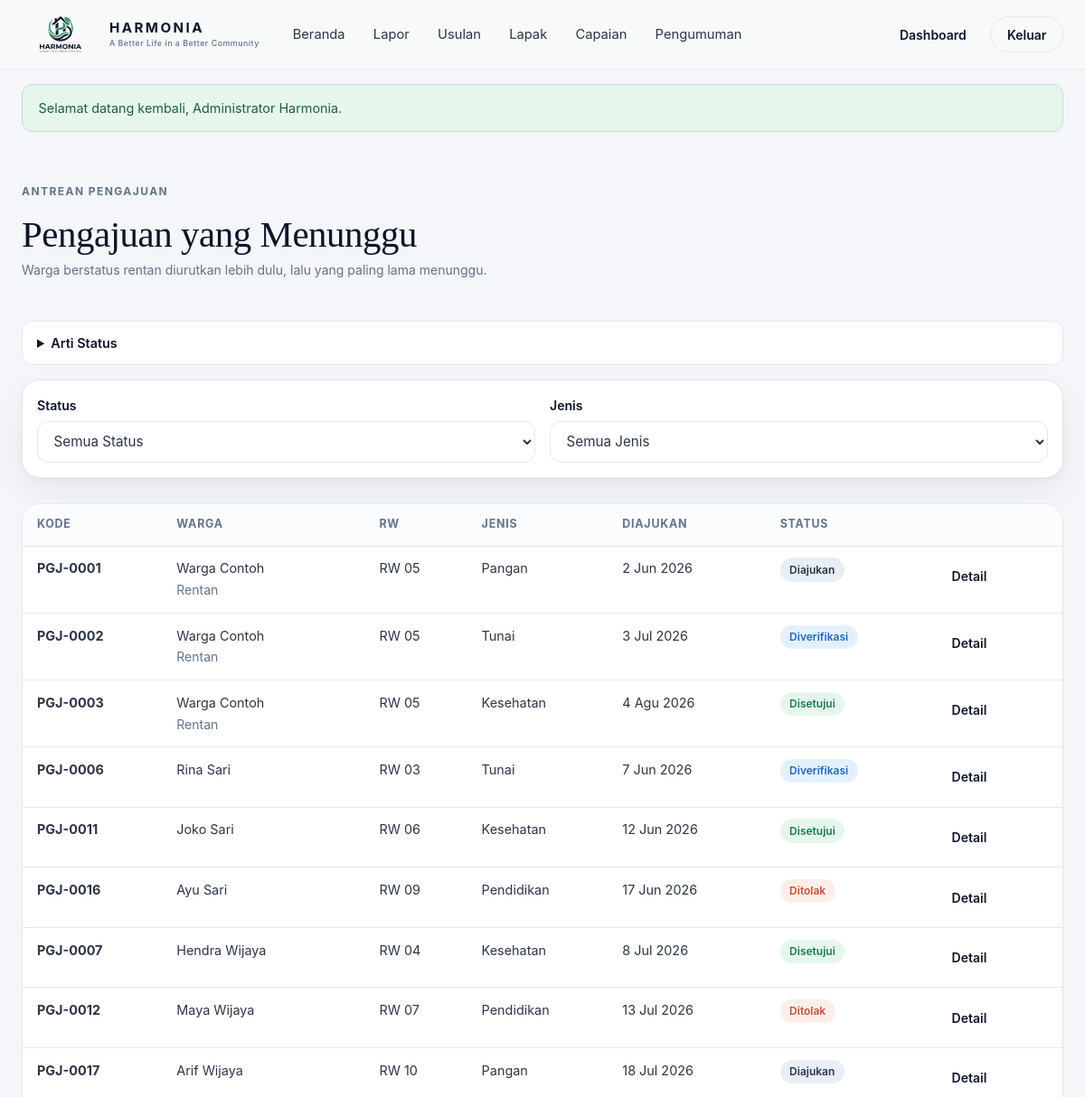
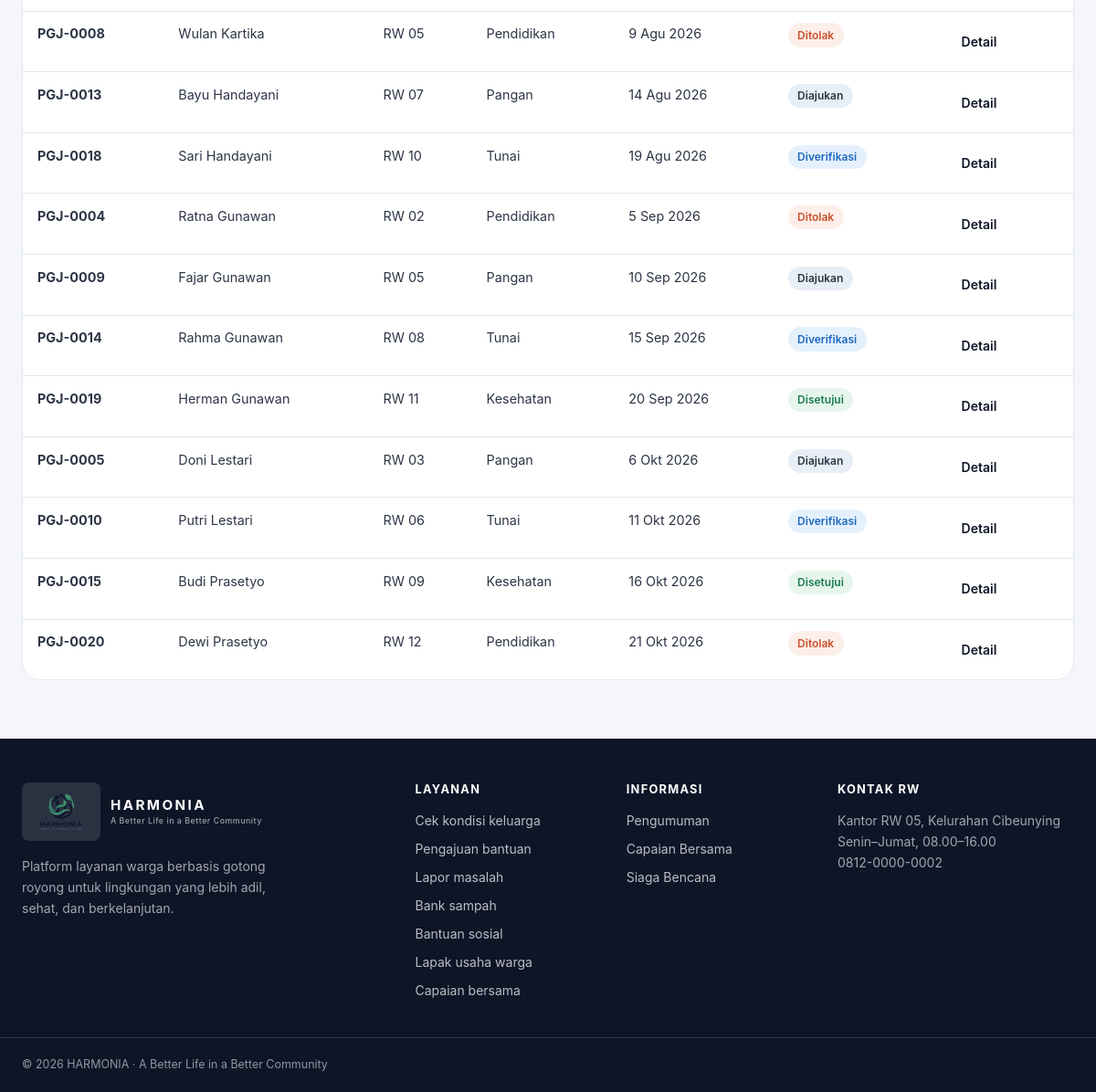
Page /bantuan/index.php (signed in) on the committed database (2 pictures, top to bottom).
### tables this page shows
CREATE TABLE aid_requests (
  id INT AUTO_INCREMENT PRIMARY KEY,
  user_id INT NOT NULL,
  check_id INT NULL,
  jenis ENUM('pangan','tunai','kesehatan','pendidikan') NOT NULL,
  alasan TEXT NOT NULL,
  status ENUM('diajukan','diverifikasi','disetujui','ditolak') NOT NULL DEFAULT 'diajukan',
  catatan_petugas TEXT NULL,
  processed_by INT NULL,
  created_at DATETIME DEFAULT CURRENT_TIMESTAMP,
  updated_at DATETIME DEFAULT CURRENT_TIMESTAMP ON UPDATE CURRENT_TIMESTAMP,
  FOREIGN KEY (user_id) REFERENCES users(id) ON DELETE CASCADE,
  FOREIGN KEY (check_id) REFERENCES family_checks(id) ON DELETE SET NULL,
  FOREIGN KEY (processed_by) REFERENCES users(id) ON DELETE SET NULL,
  INDEX idx_status (status)
);

CREATE TABLE users (
  id INT AUTO_INCREMENT PRIMARY KEY,
  nama VARCHAR(80) NOT NULL,
  email VARCHAR(100) NOT NULL UNIQUE,
  password_hash VARCHAR(255) NOT NULL,
  role ENUM('warga','petugas','admin') NOT NULL DEFAULT 'warga',
  rw_id INT NULL,
  no_hp VARCHAR(20) NULL,
  foto VARCHAR(120) NULL,
  created_at DATETIME DEFAULT CURRENT_TIMESTAMP,
  FOREIGN KEY (rw_id) REFERENCES rw(id) ON DELETE SET NULL
);

CREATE TABLE family_checks (
  id INT AUTO_INCREMENT PRIMARY KEY,
  user_id INT NOT NULL,
  jumlah_orang TINYINT UNSIGNED NOT NULL,
  pengeluaran_bulanan INT UNSIGNED NOT NULL,
  per_kapita INT UNSIGNED NOT NULL,
  status ENUM('rentan','dipantau','cukup') NOT NULL,
  created_at DATETIME DEFAULT CURRENT_TIMESTAMP,
  FOREIGN KEY (user_id) REFERENCES users(id) ON DELETE CASCADE,
  INDEX idx_user_waktu (user_id, created_at)
);

CREATE TABLE rw (
  id INT AUTO_INCREMENT PRIMARY KEY,
  nama VARCHAR(30) NOT NULL,
  kelurahan VARCHAR(60) NOT NULL,
  created_at DATETIME DEFAULT CURRENT_TIMESTAMP
);

### config/auth.php (called while the page is built, shortened)
<?php
require_once ROOT_DIR . '/includes/helpers.php';
function user(): ?array
{
    return $_SESSION['user'] ?? null;
}
function require_login(): array
{
    $u = user();
    return $u;
}

### bantuan/index.php (the view, shortened to what this page needs)
<?php
require_once __DIR__ . '/../config/auth.php';
$u = require_login();
$sql = 'SELECT a.*, us.nama AS warga, rw.nama AS rw, fc.status AS cek_status
    FROM aid_requests a
    JOIN users us ON us.id = a.user_id
    LEFT JOIN rw ON rw.id = us.rw_id
    LEFT JOIN family_checks fc ON fc.id = a.check_id';
$params = [];
if ($u['role'] === 'warga') {
    $sql .= ' ORDER BY a.created_at DESC';
} else {
    $sql .= " ORDER BY FIELD(fc.status, 'rentan', 'dipantau', 'cukup') DESC, a.created_at ASC";
}
$st = $pdo->prepare($sql);
$st->execute($params);
$data = $st->fetchAll();
?>
<?php include ROOT_DIR . '/includes/header.php'; ?>
<section class="dash">
    <div class="container">
        <div class="dash__head">
            <div>
                <p class="eyebrow"><?= $u['role'] === 'warga' ? 'Pengajuan saya' : 'Antrean pengajuan' ?></p>
                <h1><?= $u['role'] === 'warga' ? 'Bantuan yang Saya Ajukan' : 'Pengajuan yang Menunggu' ?></h1>
                <p class="small"><?= $u['role'] === 'warga' ? 'Pantau status dan catatan petugas.' : 'Warga berstatus rentan diurutkan lebih dulu, lalu yang paling lama menunggu.' ?></p>
            </div>
        </div>
        <?php include ROOT_DIR . '/includes/legenda_status.php'; ?>
        <form method="get" class="form-card" style="padding:1rem">
            <div class="form-grid">
                <div class="field" style="margin-bottom:0">
                    <label for="status">Status</label>
                    <select id="status" name="status" onchange="this.form.submit()">
                        <option value="">Semua Status</option>
                    </select>
                </div>
                <div class="field" style="margin-bottom:0">
                    <label for="jenis">Jenis</label>
                    <select id="jenis" name="jenis" onchange="this.form.submit()">
                        <option value="">Semua Jenis</option>
                    </select>
                </div>
            </div>
        </form>
        <?php if ($data) : ?>
            <div class="table-wrap mt-3">
                <table class="data">
                    <thead><tr>
                        <th>Kode</th>
                        <?php if ($u['role'] !== 'warga') : ?><th>Warga</th><th>RW</th><?php endif; ?>
                        <th>Jenis</th><th>Diajukan</th><th>Status</th><th></th>
                    </tr></thead>
                    <tbody>
                    <?php foreach ($data as $a) : ?>
                        <tr>
                            <td><b><?= kode_pengajuan((int)$a['id']) ?></b></td>
                            <?php if ($u['role'] !== 'warga') : ?>
                                <td><?= e($a['warga']) ?><?= $a['cek_status'] ? '<br><span class="small muted">' . e(STATUS_LABEL[$a['cek_status']] ?? $a['cek_status']) . '</span>' : '' ?></td>
                                <td><?= e($a['rw'] ?? '-') ?></td>
                            <?php endif; ?>
                            <td><?= ucfirst(e($a['jenis'])) ?></td>
                            <td><?= tanggal($a['created_at']) ?></td>
                            <td><?= status_chip($a['status']) ?></td>
                            <td><a class="btn btn--ghost btn--sm" href="<?= BASE ?>/bantuan/detail.php?id=<?= (int)$a['id'] ?>">Detail</a></td>
                        </tr>
                    <?php endforeach; ?>
                    </tbody>
                </table>
            </div>
        <?php else : ?>
            <div class="empty mt-3"><b>Belum Ada Pengajuan</b><?= $u['role'] === 'warga' ? 'Mulai dengan mengecek kondisi keluarga.' : 'Antrean kosong untuk filter ini.' ?></div>
        <?php endif; ?>
    </div>
</section>
<?php include ROOT_DIR . '/includes/footer.php'; ?>

### includes/helpers.php (shortened to what this page needs)
<?php
function e($v): string
{
    return htmlspecialchars((string)$v, ENT_QUOTES, 'UTF-8');
}
function tanggal(?string $dt, bool $dengan_jam = false): string
{
    $bulan = [1 => 'Jan', 'Feb', 'Mar', 'Apr', 'Mei', 'Jun', 'Jul', 'Agu', 'Sep', 'Okt', 'Nov', 'Des'];
    $t = strtotime($dt);
    return date('j', $t) . ' ' . $bulan[(int)date('n', $t)] . ' ' . date('Y', $t) . ($dengan_jam ? ' ' . date('H:i', $t) : '');
}
function status_chip(string $status): string
{
    $nada = match ($status) {
        'selesai', 'disetujui', 'tayang', 'tercapai', 'diteruskan', 'aman', 'dicairkan' => 'ok',
        'ditolak', 'butuh_bantuan', 'rentan' => 'warn',
        'diproses', 'diverifikasi', 'dipantau' => 'info',
        default => 'netral',
    };
    return '<span class="chip chip--' . $nada . '">' . e(STATUS_LABEL[$status] ?? $status) . '</span>';
}
function kode_pengajuan(int $id): string
{
    return 'PGJ-' . str_pad((string)$id, 4, '0', STR_PAD_LEFT);
}

### assets/css/style.css (style rules this page uses)
:root { --lime: #B8F53B; --lime-dark: #84cc16; --navy: #0D1527; --navy-hover: #16223D; --slate: #2C3545; --muted: #64748B; --bg: #F4F6F9; --hero: #E8EEF5; --border: #E2E8F0; --white: #fff; --sage: #E7F6ED; --sage-ink: #1B7A53; --sky: #E4F1FD; --sky-ink: #1D68BD; --peach: #FDEEE9; --peach-ink: #C8502B; --lavender: #EFEBF9; --lavender-ink: #6D32D8; --radius: 20px; --radius-sm: 12px; --shadow-soft: 0 16px 36px rgba(13, 21, 39, .06), 0 2px 6px rgba(13, 21, 39, .03); --shadow-lift: 0 24px 48px rgba(13, 21, 39, .12), 0 6px 14px rgba(13, 21, 39, .05); --serif: Georgia, "Times New Roman", Times, serif; --sans: -apple-system, BlinkMacSystemFont, "Segoe UI", Roboto, Helvetica, Arial, sans-serif; }
* { box-sizing: border-box; }
html { scroll-behavior: smooth; }
body { margin: 0; background: var(--bg); color: var(--slate); font: 400 1rem/1.65 var(--sans); -webkit-font-smoothing: antialiased; }
a { color: var(--navy); text-decoration: none; }
h1, h2, h3 { font-family: var(--serif); font-weight: 400; color: var(--navy); line-height: 1.18; margin: 0 0 .6rem; letter-spacing: -.01em; }
h1 { font-size: clamp(2.4rem, 5vw, 4rem); }
p { margin: 0 0 1rem; color: var(--muted); }
.container { width: 100%; max-width: 1240px; margin: 0 auto; padding: 0 1.5rem; }
.eyebrow { font-size: .75rem; font-weight: 700; letter-spacing: .12em; text-transform: uppercase; color: var(--muted); margin: 0 0 .9rem; }
.muted { color: var(--muted); }
.small { font-size: .875rem; }
.mt-3 { margin-top: 1.75rem; }
.btn { display: inline-flex; align-items: center; justify-content: center; gap: .5rem; min-height: 44px; padding: .75rem 1.5rem; border-radius: 9999px; border: 1px solid transparent; font: 600 .95rem var(--sans); cursor: pointer; transition: transform .18s ease, box-shadow .18s ease, background .18s ease, color .18s ease; }
.btn--ghost { background: transparent; color: var(--navy); }
.btn--sm { min-height: 40px; padding: .5rem 1.1rem; font-size: .875rem; }
.chip { display: inline-flex; align-items: center; gap: .35rem; padding: .2rem .65rem; border-radius: 9999px; font-size: .75rem; font-weight: 600; white-space: nowrap; }
.chip--netral { background: var(--hero); color: var(--slate); }
.chip--ok { background: var(--sage); color: var(--sage-ink); }
.chip--info { background: var(--sky); color: var(--sky-ink); }
.chip--warn { background: var(--peach); color: var(--peach-ink); }
.form-card { background: #fff; border: 1px solid var(--border); border-radius: var(--radius); padding: 1.75rem; box-shadow: var(--shadow-soft); }
.form-grid { display: grid; grid-template-columns: 1fr 1fr; gap: 1rem; }
.field { display: grid; gap: .35rem; margin-bottom: 1rem; }
.field label { font-size: .88rem; font-weight: 600; color: var(--navy); }
.field input, .field select, .field textarea { width: 100%; padding: .7rem .85rem; border: 1px solid var(--border); border-radius: var(--radius-sm); font: inherit; font-size: .95rem; color: var(--slate); background: #fff; min-height: 44px; }
.table-wrap { overflow-x: auto; border: 1px solid var(--border); border-radius: var(--radius); background: #fff; }
table.data { width: 100%; border-collapse: collapse; font-size: .9rem; }
table.data th, table.data td { padding: .8rem 1rem; text-align: left; border-top: 1px solid var(--border); vertical-align: top; }
table.data th { background: #fbfcfd; font-size: .78rem; text-transform: uppercase; letter-spacing: .06em; color: var(--muted); border-top: 0; }
.dash { padding: 2.5rem 0 4rem; }
.dash__head { display: flex; align-items: flex-end; justify-content: space-between; gap: 1.5rem; flex-wrap: wrap; margin-bottom: 1.75rem; }
.dash__head h1 { font-size: clamp(2rem, 3.4vw, 2.75rem); margin-bottom: .2rem; }
.js .reveal { opacity: 0; transform: translateY(24px); transition: opacity .6s ease, transform .6s ease; }
.js .reveal.is-visible { opacity: 1; transform: none; }

### rows in the picture
aid_requests: id "PGJ-0001", user.nama "Warga Contoh", check.status "Rentan", rw.nama "RW 05", jenis "Pangan", created_at "2 Jun 2026", status "Diajukan"
aid_requests: id "PGJ-0002", user.nama "Warga Contoh", check.status "Rentan", rw.nama "RW 05", jenis "Tunai", created_at "3 Jul 2026", status "Diverifikasi"
aid_requests: id "PGJ-0003", user.nama "Warga Contoh", check.status "Rentan", rw.nama "RW 05", jenis "Kesehatan", created_at "4 Agu 2026", status "Disetujui"
aid_requests: id "PGJ-0006", user.nama "Rina Sari", rw.nama "RW 03", jenis "Tunai", created_at "7 Jun 2026", status "Diverifikasi"
aid_requests: id "PGJ-0011", user.nama "Joko Sari", rw.nama "RW 06", jenis "Kesehatan", created_at "12 Jun 2026", status "Disetujui"
aid_requests: id "PGJ-0016", user.nama "Ayu Sari", rw.nama "RW 09", jenis "Pendidikan", created_at "17 Jun 2026", status "Ditolak"
aid_requests: id "PGJ-0007", user.nama "Hendra Wijaya", rw.nama "RW 04", jenis "Kesehatan", created_at "8 Jul 2026", status "Disetujui"
aid_requests: id "PGJ-0012", user.nama "Maya Wijaya", rw.nama "RW 07", jenis "Pendidikan", created_at "13 Jul 2026", status "Ditolak"
aid_requests: id "PGJ-0017", user.nama "Arif Wijaya", rw.nama "RW 10", jenis "Pangan", created_at "18 Jul 2026", status "Diajukan"
aid_requests: id "PGJ-0008", user.nama "Wulan Kartika", rw.nama "RW 05", jenis "Pendidikan", created_at "9 Agu 2026", status "Ditolak"
aid_requests: id "PGJ-0013", user.nama "Bayu Handayani", rw.nama "RW 07", jenis "Pangan", created_at "14 Agu 2026", status "Diajukan"
aid_requests: id "PGJ-0018", user.nama "Sari Handayani", rw.nama "RW 10", jenis "Tunai", created_at "19 Agu 2026", status "Diverifikasi"
aid_requests: id "PGJ-0004", user.nama "Ratna Gunawan", rw.nama "RW 02", jenis "Pendidikan", created_at "5 Sep 2026", status "Ditolak"
aid_requests: id "PGJ-0009", user.nama "Fajar Gunawan", rw.nama "RW 05", jenis "Pangan", created_at "10 Sep 2026", status "Diajukan"
aid_requests: id "PGJ-0014", user.nama "Rahma Gunawan", rw.nama "RW 08", jenis "Tunai", created_at "15 Sep 2026", status "Diverifikasi"
aid_requests: id "PGJ-0019", user.nama "Herman Gunawan", rw.nama "RW 11", jenis "Kesehatan", created_at "20 Sep 2026", status "Disetujui"
aid_requests: id "PGJ-0005", user.nama "Doni Lestari", rw.nama "RW 03", jenis "Pangan", created_at "6 Okt 2026", status "Diajukan"
aid_requests: id "PGJ-0010", user.nama "Putri Lestari", rw.nama "RW 06", jenis "Tunai", created_at "11 Okt 2026", status "Diverifikasi"
aid_requests: id "PGJ-0015", user.nama "Budi Prasetyo", rw.nama "RW 09", jenis "Kesehatan", created_at "16 Okt 2026", status "Disetujui"
aid_requests: id "PGJ-0020", user.nama "Dewi Prasetyo", rw.nama "RW 12", jenis "Pendidikan", created_at "21 Okt 2026", status "Ditolak"

### other values in the picture
$label "Beranda"
$label "Lapor"
$label "Usulan"
$label "Lapak"
$label "Capaian"
$label "Pengumuman"
$f['pesan'] "Selamat datang kembali, Administrator Harmonia."
$label "Cek kondisi keluarga"
$label "Pengajuan bantuan"
$label "Lapor masalah"
$label "Bank sampah"
$label "Bantuan sosial"
$label "Lapak usaha warga"
$label "Capaian bersama"
